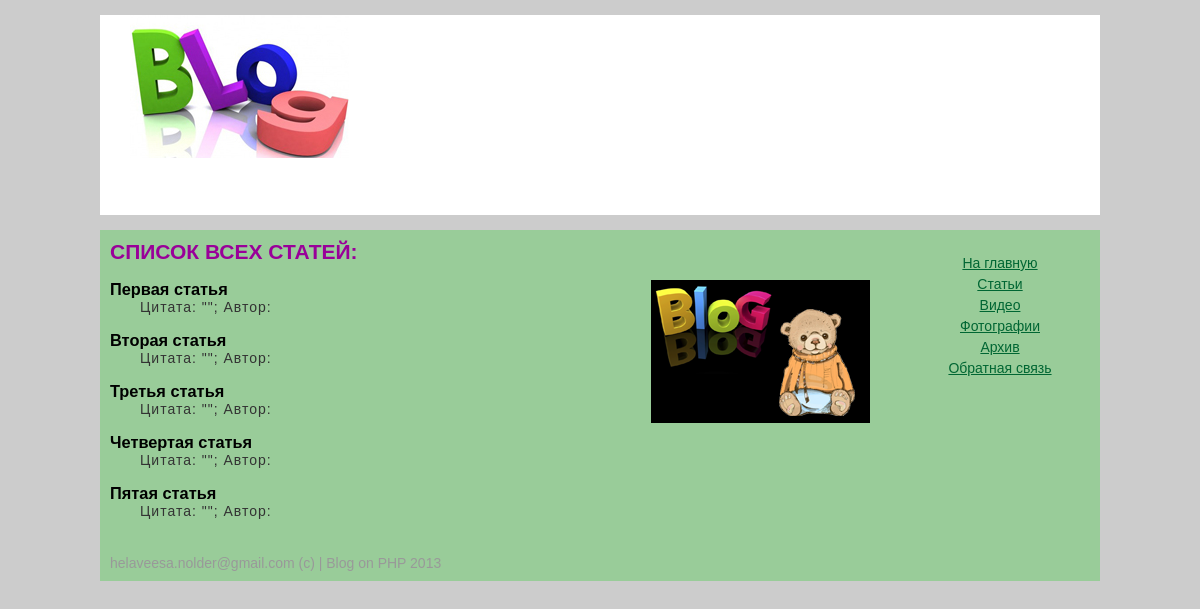
Screenshot of /allart.php with the database file from the repository.
### tables this page shows
CREATE TABLE IF NOT EXISTS `data` (
  `id` int(11) NOT NULL AUTO_INCREMENT,
  `title` varchar(255) NOT NULL,
  `m_desc` text NOT NULL,
  `desc` text NOT NULL,
  `image` text NOT NULL,
  `aforizm` text NOT NULL,
  PRIMARY KEY (`id`)
);

### allart.php (the view, shortened to what this page needs)
<!DOCTYPE html PUBLIC "-//W3C//DTD XHTML 1.0 Transitional//EN" "http://www.w3.org/TR/xhtml1/DTD/xhtml1-transitional.dtd">
<html xmlns="http://www.w3.org/1999/xhtml">
<head>
<link rel="stylesheet" type="text/css" href="css/style.css" />
</head>
<body>
	<div class="wrapper">
    	<div class="header">
        	<a href="index.php"><img id="logo" src="img/logoblog.jpg" /></a>
        </div>
        <div class="content">
            <div class="left">
            	<h2>СПИСОК ВСЕХ СТАТЕЙ:</h2><br>
                <img src="imgart/1.png" />
                <?php
					$result = mysql_query("SELECT * FROM data") or die(mysql_error());
					$data = mysql_fetch_array($result);
					do {
						printf('
							<div>
								<h3>%s</h3>
								<p>%s</p><br>
							</div>
						',$data['title'], $data['aforizm']);
					}
					while ($data = mysql_fetch_array($result));
				?>
            </div>
            <div class="right">
                <div class="right_menu">
                <a href="#">На главную</a>
                <a href="allart.php">Статьи</a>
                <a href="video.php">Видео</a>
                <a href="gallery.php">Фотографии</a>
                <a href="arh.php">Архив</a>
                <a href="contacts.php">Обратная связь</a>
                </div>
            </div>
      </div>
        <div class="footer">
        	helaveesa.nolder@gmail.com (c) | Blog on PHP 2013
        </div>
    </div>
</body>
</html>

### css/style.css (style rules this page uses)
* { margin:0px; padding:0px; }
body { background:#CCC; font:14px Tahoma, Geneva, sans-serif; min-height:100%; height:100%; }
a { color:#063; }
.wrapper { width:1000px; min-height:100%; background:#9C9; margin:0 auto; }
.header { width:100%; height:200px; background-color:#FFF; border-bottom:15px solid #CCC; border-top:15px solid #CCC; }
#logo { margin-left:30px; }
.content { width:100%; }
.left { width:780px; padding:10px; float:left; }
.left h2 { color:#909; font-variant:normal; }
.left p { color:#333; text-indent: 30px; text-align: justify; letter-spacing: 1px; }
.left img { float:right; margin-right:20px; }
.right { width:200px; float:right; padding-top:20px; }
.right_menu a { display:block; text-align:center; margin:5px 0; }
.footer { width:100%; padding:10px; color:#999; }

### rows the page displays
data: title "Первая статья", aforizm "Цитата: \"\"; Автор:"
data: title "Вторая статья", aforizm "Цитата: \"\"; Автор:"
data: title "Третья статья", aforizm "Цитата: \"\"; Автор:"
data: title "Четвертая статья", aforizm "Цитата: \"\"; Автор:"
data: title "Пятая статья", aforizm "Цитата: \"\"; Автор:"
